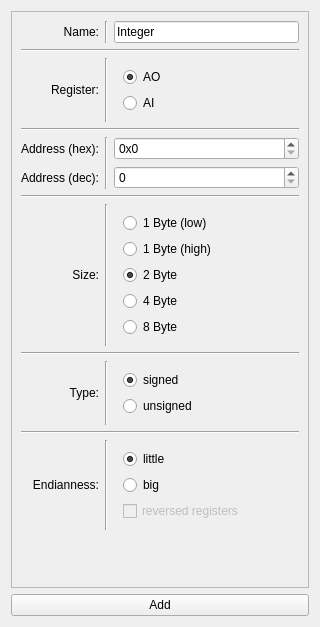
<?xml version="1.0" encoding="UTF-8"?>
<ui version="4.0">
 <class>InspectSHMAddInt</class>
 <widget class="QWidget" name="InspectSHMAddInt">
  <property name="geometry">
   <rect>
    <x>0</x>
    <y>0</y>
    <width>320</width>
    <height>627</height>
   </rect>
  </property>
  <property name="sizePolicy">
   <sizepolicy hsizetype="Fixed" vsizetype="Preferred">
    <horstretch>0</horstretch>
    <verstretch>0</verstretch>
   </sizepolicy>
  </property>
  <property name="minimumSize">
   <size>
    <width>320</width>
    <height>150</height>
   </size>
  </property>
  <property name="maximumSize">
   <size>
    <width>16777215</width>
    <height>16777215</height>
   </size>
  </property>
  <property name="windowTitle">
   <string>Add Integer</string>
  </property>
  <layout class="QGridLayout" name="gridLayout">
   <item row="6" column="0" colspan="2">
    <widget class="QPushButton" name="button_add">
     <property name="text">
      <string>Add</string>
     </property>
    </widget>
   </item>
   <item row="0" column="0" colspan="2">
    <widget class="QScrollArea" name="scrollArea">
     <property name="widgetResizable">
      <bool>true</bool>
     </property>
     <widget class="QWidget" name="scrollAreaWidgetContents">
      <property name="geometry">
       <rect>
        <x>0</x>
        <y>0</y>
        <width>304</width>
        <height>571</height>
       </rect>
      </property>
      <layout class="QGridLayout" name="gridLayout_3">
       <item row="12" column="2">
        <widget class="QWidget" name="widget_3" native="true">
         <layout class="QVBoxLayout" name="verticalLayout_2">
          <item>
           <widget class="QRadioButton" name="endian_little">
            <property name="text">
             <string>little</string>
            </property>
            <property name="checked">
             <bool>true</bool>
            </property>
           </widget>
          </item>
          <item>
           <widget class="QRadioButton" name="endian_big">
            <property name="text">
             <string>big</string>
            </property>
           </widget>
          </item>
          <item>
           <widget class="QCheckBox" name="endian_reversed">
            <property name="enabled">
             <bool>false</bool>
            </property>
            <property name="sizePolicy">
             <sizepolicy hsizetype="Maximum" vsizetype="Fixed">
              <horstretch>2</horstretch>
              <verstretch>0</verstretch>
             </sizepolicy>
            </property>
            <property name="text">
             <string>reversed registers</string>
            </property>
           </widget>
          </item>
         </layout>
        </widget>
       </item>
       <item row="10" column="1">
        <widget class="Line" name="line_10">
         <property name="orientation">
          <enum>Qt::Vertical</enum>
         </property>
        </widget>
       </item>
       <item row="0" column="2">
        <widget class="QLineEdit" name="name">
         <property name="text">
          <string>Integer</string>
         </property>
        </widget>
       </item>
       <item row="4" column="1" rowspan="2">
        <widget class="Line" name="line_7">
         <property name="orientation">
          <enum>Qt::Vertical</enum>
         </property>
        </widget>
       </item>
       <item row="13" column="0">
        <spacer name="verticalSpacer">
         <property name="orientation">
          <enum>Qt::Vertical</enum>
         </property>
         <property name="sizeHint" stdset="0">
          <size>
           <width>20</width>
           <height>40</height>
          </size>
         </property>
        </spacer>
       </item>
       <item row="10" column="0">
        <widget class="QLabel" name="label_4">
         <property name="text">
          <string>Type:</string>
         </property>
         <property name="alignment">
          <set>Qt::AlignRight|Qt::AlignTrailing|Qt::AlignVCenter</set>
         </property>
        </widget>
       </item>
       <item row="2" column="1">
        <widget class="Line" name="line_5">
         <property name="orientation">
          <enum>Qt::Vertical</enum>
         </property>
        </widget>
       </item>
       <item row="5" column="0">
        <widget class="QLabel" name="label_6">
         <property name="text">
          <string>Address (dec):</string>
         </property>
         <property name="alignment">
          <set>Qt::AlignRight|Qt::AlignTrailing|Qt::AlignVCenter</set>
         </property>
        </widget>
       </item>
       <item row="4" column="0">
        <widget class="QLabel" name="label_2">
         <property name="sizePolicy">
          <sizepolicy hsizetype="Maximum" vsizetype="Preferred">
           <horstretch>0</horstretch>
           <verstretch>0</verstretch>
          </sizepolicy>
         </property>
         <property name="text">
          <string>Address (hex):</string>
         </property>
         <property name="alignment">
          <set>Qt::AlignRight|Qt::AlignTrailing|Qt::AlignVCenter</set>
         </property>
        </widget>
       </item>
       <item row="3" column="0" colspan="3">
        <widget class="Line" name="line_3">
         <property name="orientation">
          <enum>Qt::Horizontal</enum>
         </property>
        </widget>
       </item>
       <item row="4" column="2">
        <widget class="QSpinBox" name="address">
         <property name="prefix">
          <string>0x</string>
         </property>
         <property name="displayIntegerBase">
          <number>16</number>
         </property>
        </widget>
       </item>
       <item row="12" column="1">
        <widget class="Line" name="line_11">
         <property name="orientation">
          <enum>Qt::Vertical</enum>
         </property>
        </widget>
       </item>
       <item row="8" column="2">
        <widget class="QWidget" name="widget" native="true">
         <layout class="QVBoxLayout" name="verticalLayout">
          <item>
           <widget class="QRadioButton" name="size_1_lo">
            <property name="text">
             <string>1 Byte (low)</string>
            </property>
           </widget>
          </item>
          <item>
           <widget class="QRadioButton" name="size_1_hi">
            <property name="text">
             <string>1 Byte (high)</string>
            </property>
           </widget>
          </item>
          <item>
           <widget class="QRadioButton" name="size_2">
            <property name="text">
             <string>2 Byte</string>
            </property>
            <property name="checked">
             <bool>true</bool>
            </property>
           </widget>
          </item>
          <item>
           <widget class="QRadioButton" name="size_4">
            <property name="text">
             <string>4 Byte</string>
            </property>
           </widget>
          </item>
          <item>
           <widget class="QRadioButton" name="size_8">
            <property name="text">
             <string>8 Byte</string>
            </property>
            <property name="checked">
             <bool>false</bool>
            </property>
           </widget>
          </item>
         </layout>
        </widget>
       </item>
       <item row="10" column="2">
        <widget class="QWidget" name="widget_2" native="true">
         <layout class="QGridLayout" name="gridLayout_2">
          <item row="1" column="0">
           <widget class="QRadioButton" name="type_unsigned">
            <property name="text">
             <string>unsigned</string>
            </property>
           </widget>
          </item>
          <item row="0" column="0">
           <widget class="QRadioButton" name="type_signed">
            <property name="text">
             <string>signed</string>
            </property>
            <property name="checked">
             <bool>true</bool>
            </property>
           </widget>
          </item>
         </layout>
        </widget>
       </item>
       <item row="12" column="0">
        <widget class="QLabel" name="label_5">
         <property name="text">
          <string>Endianness:</string>
         </property>
         <property name="alignment">
          <set>Qt::AlignRight|Qt::AlignTrailing|Qt::AlignVCenter</set>
         </property>
        </widget>
       </item>
       <item row="8" column="1">
        <widget class="Line" name="line_9">
         <property name="orientation">
          <enum>Qt::Vertical</enum>
         </property>
        </widget>
       </item>
       <item row="0" column="0">
        <widget class="QLabel" name="label_7">
         <property name="text">
          <string>Name:</string>
         </property>
         <property name="alignment">
          <set>Qt::AlignRight|Qt::AlignTrailing|Qt::AlignVCenter</set>
         </property>
        </widget>
       </item>
       <item row="2" column="0">
        <widget class="QLabel" name="label_3">
         <property name="text">
          <string>Register:</string>
         </property>
         <property name="alignment">
          <set>Qt::AlignRight|Qt::AlignTrailing|Qt::AlignVCenter</set>
         </property>
        </widget>
       </item>
       <item row="8" column="0">
        <widget class="QLabel" name="label">
         <property name="text">
          <string>Size:</string>
         </property>
         <property name="alignment">
          <set>Qt::AlignRight|Qt::AlignTrailing|Qt::AlignVCenter</set>
         </property>
        </widget>
       </item>
       <item row="7" column="0" colspan="3">
        <widget class="Line" name="line_2">
         <property name="orientation">
          <enum>Qt::Horizontal</enum>
         </property>
        </widget>
       </item>
       <item row="11" column="0" colspan="3">
        <widget class="Line" name="line_6">
         <property name="orientation">
          <enum>Qt::Horizontal</enum>
         </property>
        </widget>
       </item>
       <item row="5" column="2">
        <widget class="QSpinBox" name="address_dec">
         <property name="minimumSize">
          <size>
           <width>80</width>
           <height>0</height>
          </size>
         </property>
        </widget>
       </item>
       <item row="2" column="2">
        <widget class="QWidget" name="widget_4" native="true">
         <layout class="QGridLayout" name="gridLayout_4">
          <item row="0" column="0">
           <widget class="QRadioButton" name="reg_AO">
            <property name="text">
             <string>AO</string>
            </property>
            <property name="checked">
             <bool>true</bool>
            </property>
           </widget>
          </item>
          <item row="1" column="0">
           <widget class="QRadioButton" name="reg_AI">
            <property name="text">
             <string>AI</string>
            </property>
           </widget>
          </item>
         </layout>
        </widget>
       </item>
       <item row="9" column="0" colspan="3">
        <widget class="Line" name="line_4">
         <property name="orientation">
          <enum>Qt::Horizontal</enum>
         </property>
        </widget>
       </item>
       <item row="1" column="0" colspan="3">
        <widget class="Line" name="line">
         <property name="orientation">
          <enum>Qt::Horizontal</enum>
         </property>
        </widget>
       </item>
       <item row="0" column="1">
        <widget class="Line" name="line_8">
         <property name="orientation">
          <enum>Qt::Vertical</enum>
         </property>
        </widget>
       </item>
      </layout>
     </widget>
    </widget>
   </item>
  </layout>
 </widget>
 <resources/>
 <connections/>
</ui>
